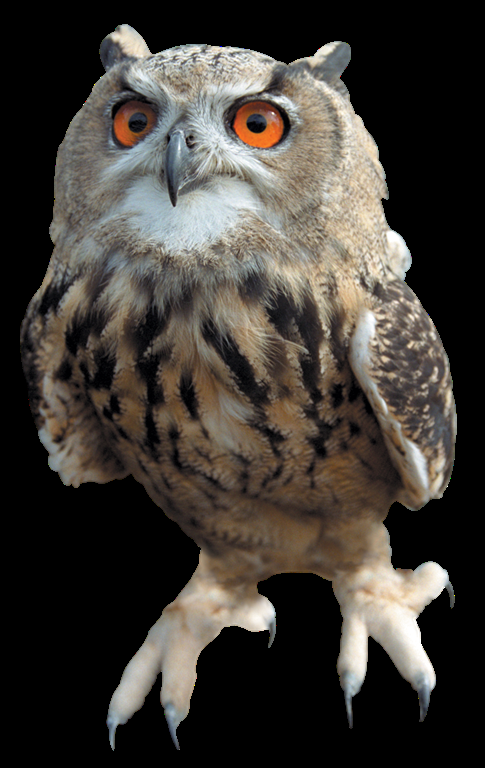
#> input picture task1/img.png, 485 x 768 px, found by its file name
$ python basic3.py
#> lines starting #> are read from the running program, lines starting #| are printed output that depends on the picture; after the words box and inside, x2 and y2 are one past the last pixel; in counts of white or black regions, pixels touching at a corner belong together
import cv2 as cv
import numpy as np
import matplotlib.pyplot as plt
# Read in an image
img = cv.imread('task1\img.png')
#> img is the input picture: shape (768, 485, 3); mean B, G, R 54, 59.5, 64.2
cv.imshow('owl', img)

b,g,r=cv.split(img)
cv.imshow('blue',b)
blank=np.zeros(img.shape[:2],dtype=np.uint8)
blue=cv.merge([b,blank,blank])
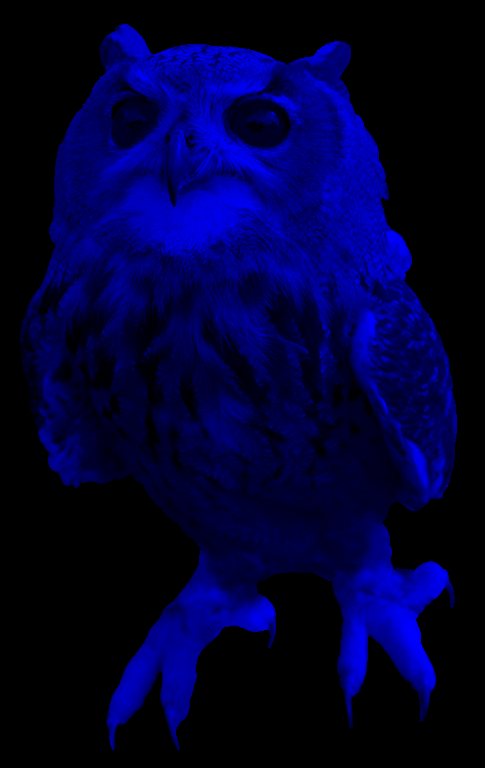
#> blue: shape (768, 485, 3); mean of channels 0, 1, 2 54, 0, 0; drawn as B, G, R
cv.imshow('blue',blue)
# Median Blur
median = cv.medianBlur(img, 3)
cv.imshow('Median Blur', median)


blank = np.zeros(img.shape[:2], dtype='uint8')

rectangle = cv.rectangle(blank.copy(), (30,30), (370,370), 255, -1)
circle = cv.circle(blank.copy(), (200,200), 200, 255, -1)

cv.imshow('Rectangle', rectangle)
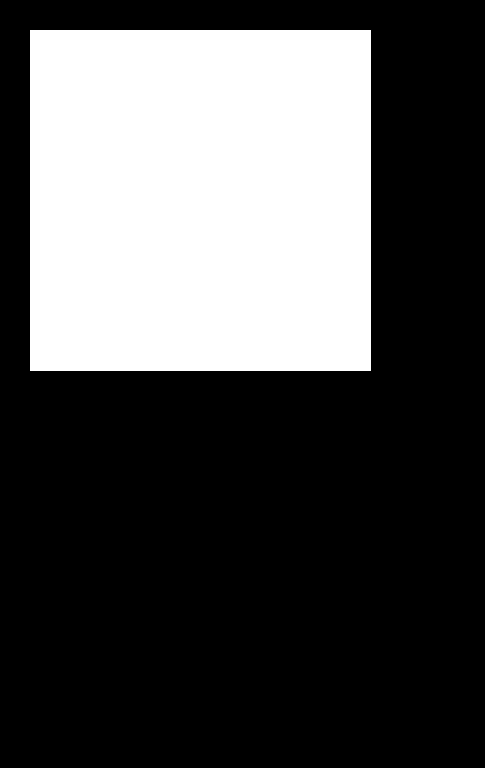
#> window 'Rectangle': shape (768, 485); 31.2% white; 1 white region, box (x1, y1, x2, y2) and area: (30, 30, 371, 371) 116281
cv.imshow('Circle', circle)

bitwise_and = cv.bitwise_and(rectangle, circle)
cv.imshow('Bitwise AND', bitwise_and)


bitwise_or = cv.bitwise_or(rectangle, circle)
cv.imshow('Bitwise OR', bitwise_or)
masked = cv.bitwise_and(img,img,mask=circle)
cv.imshow(' Masked Image', masked)

cv.waitKey(0)
plt.figure()
plt.title('Colour Histogram')
plt.xlabel('Bins')
plt.ylabel('# of pixels')
colors = ('b', 'g', 'r')
for i,col in enumerate(colors):
    hist = cv.calcHist([img], [i], None, [256], [0,256])
    plt.plot(hist, color=col)
    plt.xlim([0,256])

plt.show()
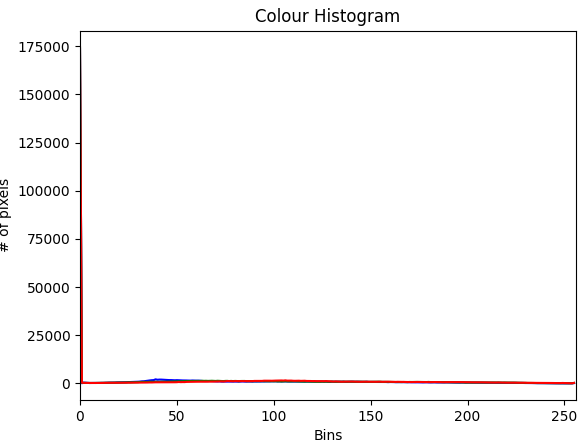
#> figure drawn by matplotlib, 1 panel; curve peaks at x = 0, y = 173777; curve peaks at x = 0, y = 174415; curve peaks at x = 0, y = 174407
gray = cv.cvtColor(img, cv.COLOR_BGR2GRAY)
cv.imshow('Gray', gray)

# Laplacian
lap = cv.Laplacian(gray, cv.CV_64F)
lap = np.uint8(np.absolute(lap))
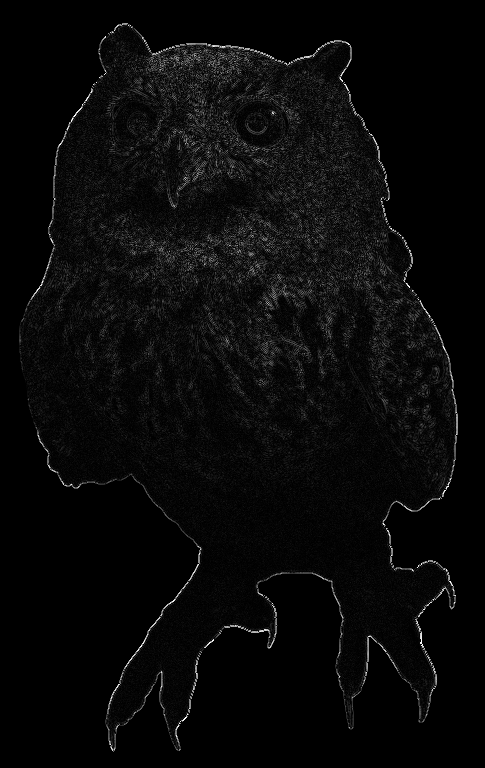
#> lap: shape (768, 485); min 0, max 255, mean 8.9
cv.imshow('Laplacian', lap)

# Sobel
sobelx = cv.Sobel(gray, cv.CV_64F, 1, 0)
sobely = cv.Sobel(gray, cv.CV_64F, 0, 1)
combined_sobel = cv.bitwise_or(sobelx, sobely)
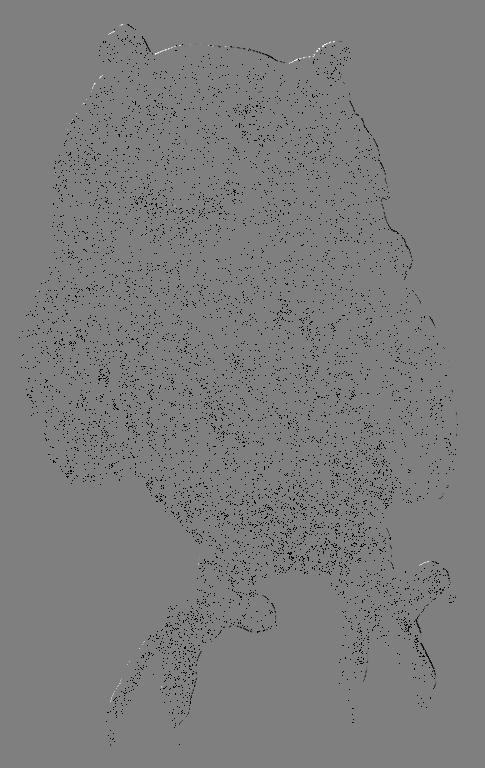
#> combined_sobel: shape (768, 485) float64; 2.17% of the values are NaN or infinite; the others: min -130944, max 130944, mean -172; drawn with min black, max white, NaN and infinite black

cv.imshow('Sobel X', sobelx)
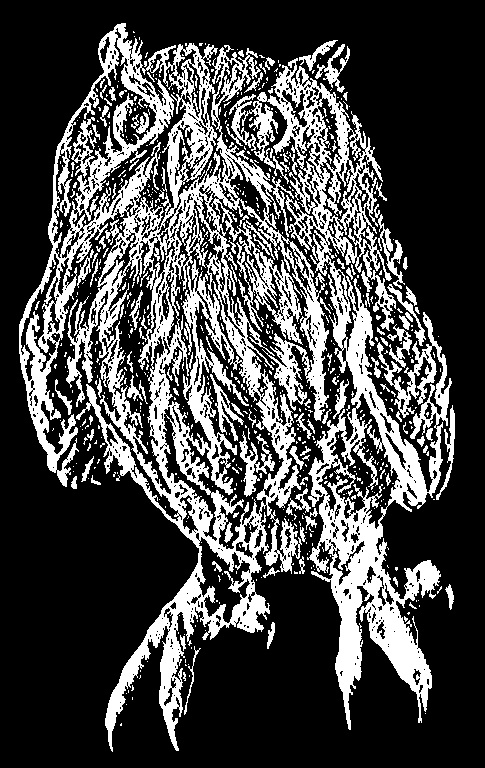
#> window 'Sobel X': shape (768, 485); 27.9% white; 692 white regions (577 under 20 px), largest, box (x1, y1, x2, y2) and area: (19, 23, 331, 752) 59961, (226, 58, 452, 730) 32004, (239, 431, 275, 497) 782
cv.imshow('Sobel Y', sobely)
cv.imshow('Combined Sobel', combined_sobel)
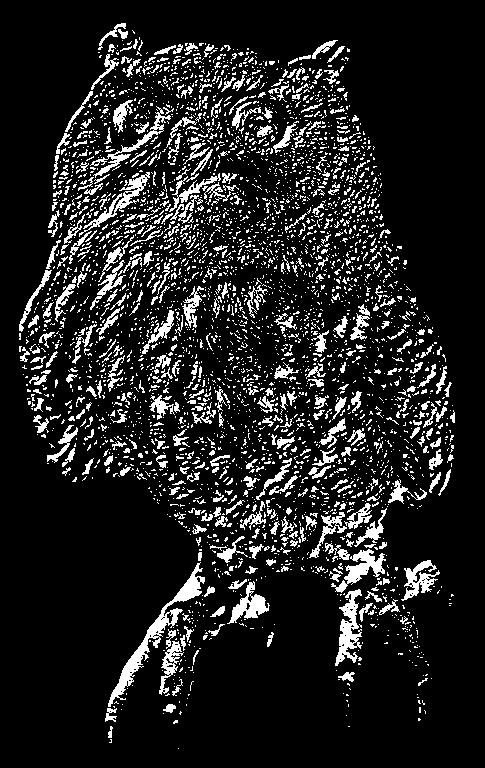
#> window 'Combined Sobel': shape (768, 485); 12.9% white in thin lines or dots, all inside (x1, y1, x2, y2) = (19, 23, 455, 749)
cv.waitKey(0)
